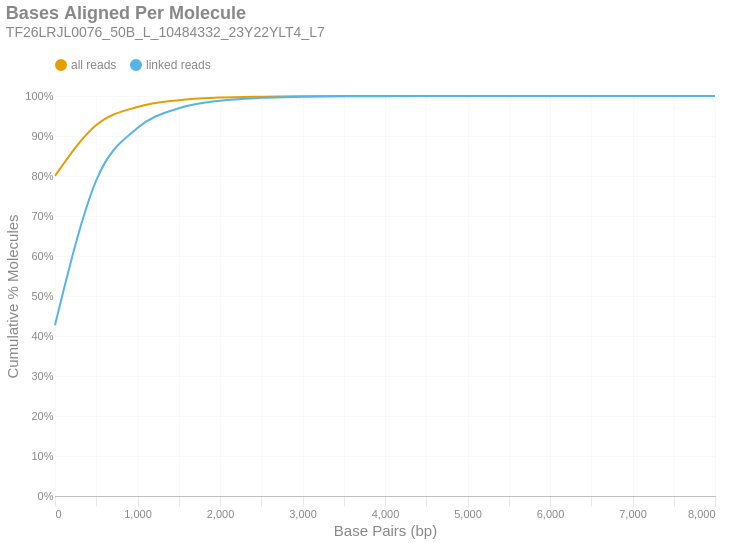

Notebook source saved alongside this figure:
### Markdown cell above
### Bases Aligned Per Molecule
This is a cumulative frequency distribution showing the number of base pairs aligned per unique molecule. These data are shown in 500 bp bins. There are two distributions: one with `all reads` (yellow) and another with only `linked reads` (blue). The percent of molecules in the `linked reads` distribution is relative to the total number of linked molecules.

### Code cell
if SKIPLR:
    print_html(f"Skipped")
else:
    binned_df = consolidated_hist(valids['aligned_bp'], mask, 500, True)
    with SafeRender(binned_df):
        (
            density_plot(binned_df, 'Bases Aligned Per Molecule', samplename, 'basesper')
            .encode(
                x=alt.X('bin:Q', title="Base Pairs (bp)").axis(tickMinStep=500).scale(padding=0),
                y=alt.Y('value:Q', title='Cumulative % Molecules')
                    .axis(format='%')
                    .scale(domain = [0,1])
                    .stack(False),
                color=alt.Color("key:N").scale(domain = ["all reads", "linked reads"]),
                tooltip = [
                    alt.Tooltip("key:N", title = "Data Type"),
                    alt.Tooltip("range_label:N", title="Bases Aligned Per Molecule"),
                    alt.Tooltip("value:Q", format = ".2%", title="% Molecules (Cum.)")
                ]
            )
        ).display()

### Figure 1 — Vega-Lite specification as saved in the notebook (floating-point values rounded to 4 significant figures)
{"width": "container", "height": 400, "config": {"title": {"anchor": "start", "dy": -15, "fontSize": 18, "color": "#888888", "subtitleColor": "#888888", "subtitleFontSize": 14}, "arc": {"fill": "#0072B2"}, "axis": {"domainColor": "#888888", "domainWidth": 0.5, "gridWidth": 0.2, "grid": false, "titleFontWeight": 400, "titleFontSize": 15, "labelFontSize": 11, "labelColor": "#888888", "tickColor": "#888888", "tickWidth": 0.2, "titleColor": "#888888"}, "axisBand": {"grid": false}, "axisX": {"grid": true, "tickSize": 10, "domainCap": "round"}, "axisY": {"domain": false, "grid": true, "tickSize": 0, "domainCap": "round"}, "background": "transparent", "header": {"labelFontSize": 15, "labelColor": "#888888", "titleFontSize": 15, "titleFontWeight": 600, "titleColor": "#888888"}, "legend": {"labelFont": "sans-serif", "labelFontSize": 12, "labelColor": "#888888", "symbolSize": 100, "symbolType": "circle", "titleFontSize": 12, "titlePadding": 10, "titleColor": "#888888", "title": null, "orient": "top"}, "range": {"category": ["#E69F00", "#56B4E9", "#009E73", "#F0E442", "#0072B2", "#D55E00", "#CC79A7", "#000000"], "diverging": ["#cfe8f3", "#a2d4ec", "#73bfe2", "#46abdb", "#1696d2", "#12719e"]}, "area": {"fill": "#0072B2", "fillOpacity": 0.7, "line": true, "strokeOpacity": 0.7}, "line": {"color": "#0072B2", "stroke": "#0072B2", "strokeWidth": 2}, "trail": {"color": "#0072B2", "stroke": "#0072B2", "strokeWidth": 0, "size": 1}, "point": {"filled": true, "fillOpacity": 1.0, "size": 95}, "text": {"color": "#888888", "fontSize": 11, "align": "right", "fontWeight": 400, "size": 11}, "bar": {"fill": "#0072B2", "stroke": null}, "view": {"stroke": null, "continuousWidth": 660, "continuousHeight": 400}}, "data": {"name": "data-ce8fdaa90c6cb45f6177af33560838ab"}, "mark": {"type": "line", "interpolate": "monotone", "point": {"opacity": 0, "size": 275}}, "encoding": {"color": {"field": "key", "scale": {"domain": ["all reads", "linked reads"]}, "type": "nominal"}, "tooltip": [{"field": "key", "title": "Data Type", "type": "nominal"}, {"field": "range_label", "title": "Bases Aligned Per Molecule", "type": "nominal"}, {"field": "value", "format": ".2%", "title": "% Molecules (Cum.)", "type": "quantitative"}], "x": {"axis": {"tickMinStep": 500}, "field": "bin", "scale": {"padding": 0}, "title": "Base Pairs (bp)", "type": "quantitative"}, "y": {"axis": {"format": "%"}, "field": "value", "scale": {"domain": [0, 1]}, "stack": false, "title": "Cumulative % Molecules", "type": "quantitative"}}, "params": [{"name": "param_c36ac31b6afebe62", "select": {"type": "point", "fields": ["key"]}, "bind": "legend"}], "title": {"text": "Bases Aligned Per Molecule", "subtitle": "TF26LRJL0076_50B_L_10484332_23Y22YLT4_L7"}, "transform": [{"fold": ["all reads (cumsum)", "linked reads (cumsum)"]}, {"calculate": "replace(datum.key, ' (cumsum)', '')", "as": "key"}, {"filter": {"param": "param_c36ac31b6afebe62"}}], "usermeta": {"embedOptions": {"downloadFileName": "TF26LRJL0076_50B_L_10484332_23Y22YLT4_L7.basesper"}}, "$schema": "https://vega.github.io/schema/vega-lite/v6.4.1.json", "datasets": {"data-ce8fdaa90c6cb45f6177af33560838ab": [{"bin": "0.0", "interval": "0.0-500.0", "all reads": 0.8002, "linked reads": 0.4271, "all reads (cumsum)": 0.8002, "linked reads (cumsum)": 0.4271, "range_label": "0-499"}, {"bin": "500.0", "interval": "500.0-1000.0", "all reads": 0.1274, "linked reads": 0.3621, "all reads (cumsum)": 0.9277, "linked reads (cumsum)": 0.7891, "range_label": "500-999"}, {"bin": "1000.0", "interval": "1000.0-1500.0", "all reads": 0.04491, "linked reads": 0.1308, "all reads (cumsum)": 0.9726, "linked reads (cumsum)": 0.9199, "range_label": "1000-1499"}, {"bin": "1500.0", "interval": "1500.0-2000.0", "all reads": 0.01696, "linked reads": 0.04956, "all reads (cumsum)": 0.9896, "linked reads (cumsum)": 0.9695, "range_label": "1500-1999"}, {"bin": "2000.0", "interval": "2000.0-2500.0", "all reads": 0.006463, "linked reads": 0.0189, "all reads (cumsum)": 0.996, "linked reads (cumsum)": 0.9884, "range_label": "2000-2499"}, {"bin": "2500.0", "interval": "2500.0-3000.0", "all reads": 0.00239, "linked reads": 0.006989, "all reads (cumsum)": 0.9984, "linked reads (cumsum)": 0.9953, "range_label": "2500-2999"}, {"bin": "3000.0", "interval": "3000.0-3500.0", "all reads": 0.0009131, "linked reads": 0.00267, "all reads (cumsum)": 0.9993, "linked reads (cumsum)": 0.998, "range_label": "3000-3499"}, {"bin": "3500.0", "interval": "3500.0-4000.0", "all reads": 0.0004197, "linked reads": 0.001227, "all reads (cumsum)": 0.9997, "linked reads (cumsum)": 0.9992, "range_label": "3500-3999"}, {"bin": "4000.0", "interval": "4000.0-4500.0", "all reads": 0.0001465, "linked reads": 0.0004284, "all reads (cumsum)": 0.9999, "linked reads (cumsum)": 0.9997, "range_label": "4000-4499"}, {"bin": "4500.0", "interval": "4500.0-5000.0", "all reads": 6.167e-05, "linked reads": 0.0001804, "all reads (cumsum)": 0.9999, "linked reads (cumsum)": 0.9999, "range_label": "4500-4999"}, {"bin": "5000.0", "interval": "5000.0-5500.0", "all reads": 2.741e-05, "linked reads": 8.016e-05, "all reads (cumsum)": 1.0, "linked reads (cumsum)": 0.9999, "range_label": "5000-5499"}, {"bin": "5500.0", "interval": "5500.0-6000.0", "all reads": 1.114e-05, "linked reads": 3.257e-05, "all reads (cumsum)": 1.0, "linked reads (cumsum)": 1.0, "range_label": "5500-5999"}, {"bin": "6000.0", "interval": "6000.0-6500.0", "all reads": 6.853e-06, "linked reads": 2.004e-05, "all reads (cumsum)": 1.0, "linked reads (cumsum)": 1.0, "range_label": "6000-6499"}, {"bin": "6500.0", "interval": "6500.0-7000.0", "all reads": 3.426e-06, "linked reads": 1.002e-05, "all reads (cumsum)": 1.0, "linked reads (cumsum)": 1.0, "range_label": "6500-6999"}, {"bin": "7000.0", "interval": "7000.0-7500.0", "all reads": 8.566e-07, "linked reads": 2.505e-06, "all reads (cumsum)": 1.0, "linked reads (cumsum)": 1.0, "range_label": "7000-7499"}, {"bin": "7500.0", "interval": "7500.0-8000.0", "all reads": 0.0, "linked reads": 0.0, "all reads (cumsum)": 1.0, "linked reads (cumsum)": 1.0, "range_label": "7500-7999"}, {"bin": "8000.0", "interval": "8000.0-8500.0", "all reads": 8.566e-07, "linked reads": 2.505e-06, "all reads (cumsum)": 1.0, "linked reads (cumsum)": 1.0, "range_label": "8000-8499"}]}}
